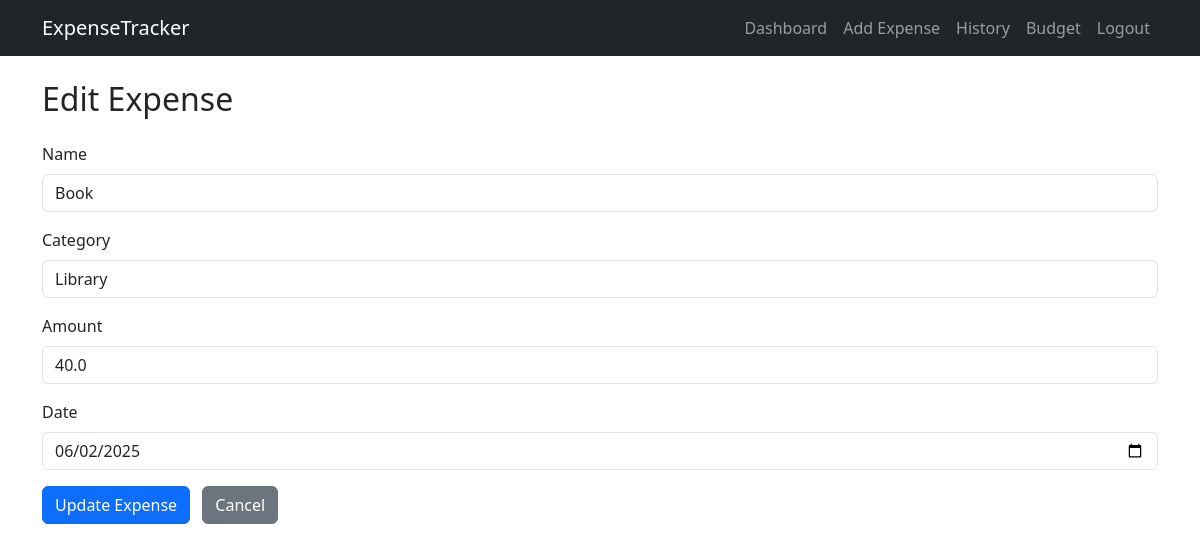
Screenshot of /edit/12 (signed in) with the database file from the repository.
### tables this page shows
CREATE TABLE expenses (
            id INTEGER PRIMARY KEY AUTOINCREMENT,
            user_id INTEGER NOT NULL,
            name TEXT NOT NULL,
            category TEXT NOT NULL,
            amount REAL NOT NULL,
            date TEXT NOT NULL,
            FOREIGN KEY (user_id) REFERENCES users(id)
        );

### app.py (the view, shortened to what this page needs)
@app.route('/edit/<int:expense_id>', methods=['GET', 'POST'])
def edit_expense(expense_id):
    if 'user_id' not in session:
        return redirect(url_for('login'))
    conn = get_db_connection()
    expense = conn.execute(
        "SELECT * FROM expenses WHERE id = ? AND user_id = ?", (expense_id, session['user_id'])
    ).fetchone()
    if not expense:
        conn.close()
        return "Expense not found or unauthorized", 404
    conn.close()
    return render_template('edit_expense.html', expense=expense)

### app.py (called while the page is built)
def get_db_connection():
    conn = sqlite3.connect('database.db')
    conn.row_factory = sqlite3.Row
    return conn

### templates/edit_expense.html
{% extends "layout.html" %}
{% block content %}
<h2>Edit Expense</h2>
<form method="POST" class="mt-4">
    <div class="mb-3">
        <label for="name" class="form-label">Name</label>
        <input type="text" name="name" id="name" class="form-control" value="{{ expense['name'] }}" required>
    </div>
    <div class="mb-3">
        <label for="category" class="form-label">Category</label>
        <input type="text" name="category" id="category" class="form-control" value="{{ expense['category'] }}" required>
    </div>
    <div class="mb-3">
        <label for="amount" class="form-label">Amount</label>
        <input type="number" step="0.01" name="amount" id="amount" class="form-control" value="{{ expense['amount'] }}" required>
    </div>
    <div class="mb-3">
        <label for="date" class="form-label">Date</label>
        <input type="date" name="date" id="date" class="form-control" value="{{ expense['date'] }}" required>
    </div>
    <button type="submit" class="btn btn-primary">Update Expense</button>
    <a href="{{ url_for('expense_history') }}" class="btn btn-secondary ms-2">Cancel</a>
</form>
{% endblock %}

### rows the page displays
expenses: name "Book", category "Library", amount "40.0", date "06/02/2025"
